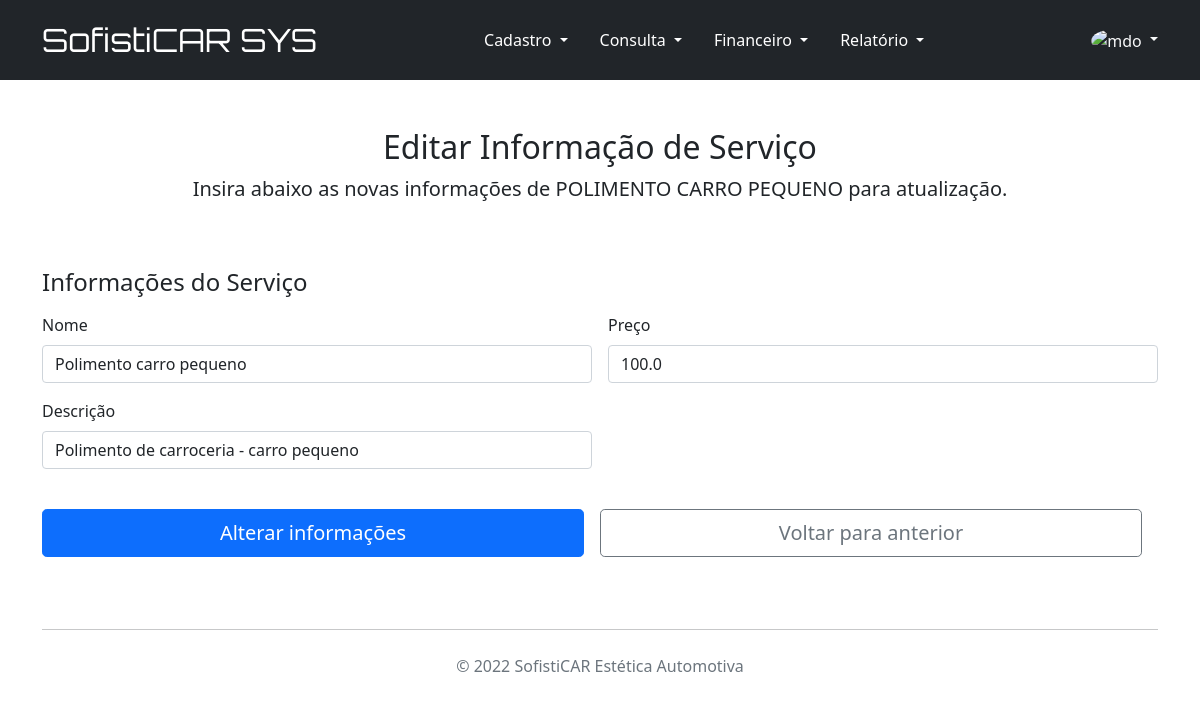
Page /editar_servico/1 on the committed database.
### cadastro_clientes.py (models this page shows, shortened)
class Servico(db.Model):
    __tablename__ = 'servicos'
    id = db.Column('ID', db.Integer, primary_key=True, autoincrement=True)
    nome = db.Column('Nome', db.String(150), nullable=False)
    descricao = db.Column('Descricao', db.String(250), nullable=False)
    valor = db.Column('Valor', db.Float, nullable=False)
    orcamentos = relationship(Orcamento, backref="servicos")

### cadastro_clientes.py (the view, shortened to what this page needs)
@app.route('/editar_servico/<int:id>', methods=['GET', 'POST'])
def edita_servico(id):
    servico = Servico.query.get(id)
    return render_template('editar_servico.html', servico=servico)

### templates/editar_servico.html
{% extends "base.html" %}
{% block conteudo %}
<main class="container">
    <div class="py-5 text-center">
        <h2>Editar Informação de Serviço</h2>
        <p class="lead">Insira abaixo as novas informações de {{ servico.nome.upper() }} para atualização.</p>
    </div>
    <div class="row g-5">
        <div class="col-12">
            <form action="/editar_servico/{{ servico.id }}" method="POST">
                <h4 class="mb-3">Informações do Serviço</h4>
                <div class="row g-3">
                    <div class="col-sm-12 col-md-6">
                        <label for="nome" class="form-label">Nome</label>
                        <input type="text" class="form-control" id="nome" name="nome" placeholder="Nome" value="{{ servico.nome }}">
                    </div>
                    <div class="col-sm-12 col-md-6">
                        <label for="preco" class="form-label">Preço</label>
                        <input type="number" class="form-control" id="valor" name="valor" placeholder="Preço" value="{{ servico.valor }}">
                    </div>
                    <div class="col-sm-12 col-md-6">
                        <label for="descricao" class="form-label">Descrição</label>
                        <input type="text" class="form-control" id="descricao" name="descricao" placeholder="Descrição" value="{{ servico.descricao }}">
                    </div>
                    <div class="row g-3">
                        <div class="col-md-12 col-lg-6 p-2">
                            <button class="w-100 btn btn-primary btn-lg" type="submit">Alterar informações</button>
                        </div>
                        <div class="col-md-12 col-lg-6 p-2">
                            <a class="w-100 btn btn-outline-secondary btn-lg" href="javascript:history.back()">Voltar para anterior</a>
                        </div>
                    </div>
                </div>
            </form>
        </div>
    </div>
</main>
{% endblock %}

### rows in the picture
Servico: nome "POLIMENTO CARRO PEQUENO", nome "Polimento carro pequeno", valor "100.0", descricao "Polimento de carroceria - carro pequeno"
